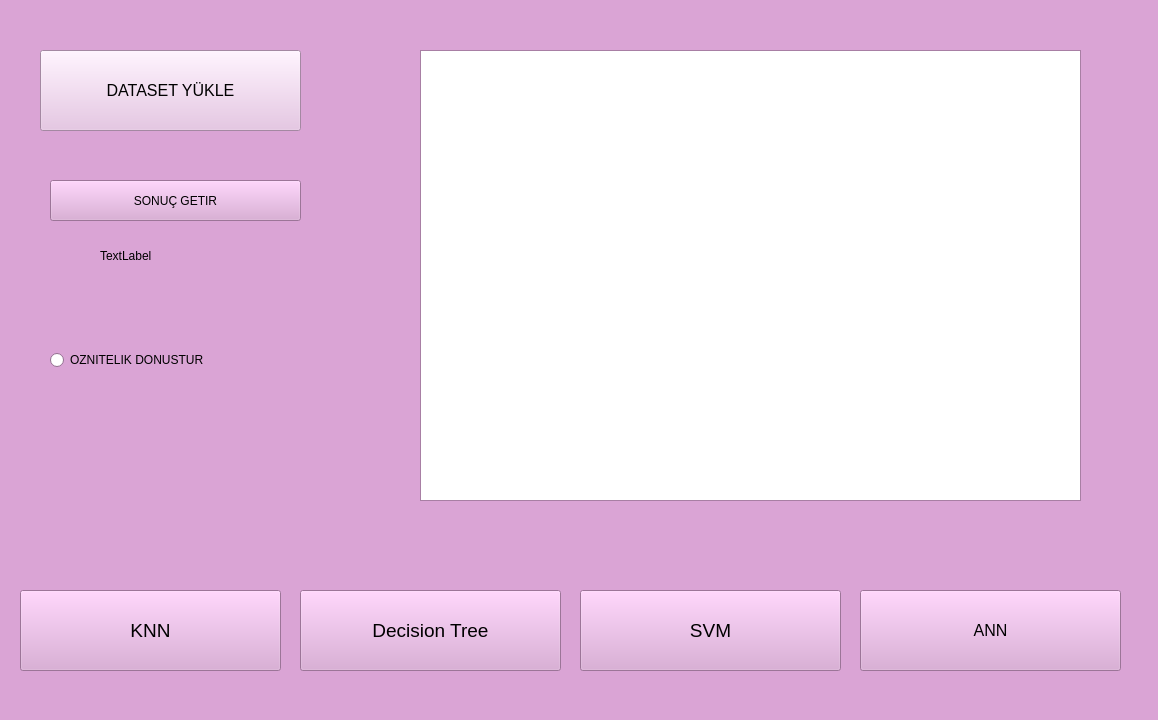
<?xml version="1.0" encoding="UTF-8"?>
<ui version="4.0">
 <class>Form</class>
 <widget class="QWidget" name="Form">
  <property name="geometry">
   <rect>
    <x>0</x>
    <y>0</y>
    <width>1158</width>
    <height>720</height>
   </rect>
  </property>
  <property name="palette">
   <palette>
    <active>
     <colorrole role="WindowText">
      <brush brushstyle="SolidPattern">
       <color alpha="255">
        <red>0</red>
        <green>0</green>
        <blue>0</blue>
       </color>
      </brush>
     </colorrole>
     <colorrole role="Button">
      <brush brushstyle="SolidPattern">
       <color alpha="255">
        <red>218</red>
        <green>164</green>
        <blue>213</blue>
       </color>
      </brush>
     </colorrole>
     <colorrole role="Light">
      <brush brushstyle="SolidPattern">
       <color alpha="255">
        <red>255</red>
        <green>255</green>
        <blue>255</blue>
       </color>
      </brush>
     </colorrole>
     <colorrole role="Midlight">
      <brush brushstyle="SolidPattern">
       <color alpha="255">
        <red>236</red>
        <green>209</green>
        <blue>234</blue>
       </color>
      </brush>
     </colorrole>
     <colorrole role="Dark">
      <brush brushstyle="SolidPattern">
       <color alpha="255">
        <red>109</red>
        <green>82</green>
        <blue>106</blue>
       </color>
      </brush>
     </colorrole>
     <colorrole role="Mid">
      <brush brushstyle="SolidPattern">
       <color alpha="255">
        <red>145</red>
        <green>109</green>
        <blue>142</blue>
       </color>
      </brush>
     </colorrole>
     <colorrole role="Text">
      <brush brushstyle="SolidPattern">
       <color alpha="255">
        <red>0</red>
        <green>0</green>
        <blue>0</blue>
       </color>
      </brush>
     </colorrole>
     <colorrole role="BrightText">
      <brush brushstyle="SolidPattern">
       <color alpha="255">
        <red>255</red>
        <green>255</green>
        <blue>255</blue>
       </color>
      </brush>
     </colorrole>
     <colorrole role="ButtonText">
      <brush brushstyle="SolidPattern">
       <color alpha="255">
        <red>0</red>
        <green>0</green>
        <blue>0</blue>
       </color>
      </brush>
     </colorrole>
     <colorrole role="Base">
      <brush brushstyle="SolidPattern">
       <color alpha="255">
        <red>255</red>
        <green>255</green>
        <blue>255</blue>
       </color>
      </brush>
     </colorrole>
     <colorrole role="Window">
      <brush brushstyle="SolidPattern">
       <color alpha="255">
        <red>218</red>
        <green>164</green>
        <blue>213</blue>
       </color>
      </brush>
     </colorrole>
     <colorrole role="Shadow">
      <brush brushstyle="SolidPattern">
       <color alpha="255">
        <red>0</red>
        <green>0</green>
        <blue>0</blue>
       </color>
      </brush>
     </colorrole>
     <colorrole role="AlternateBase">
      <brush brushstyle="SolidPattern">
       <color alpha="255">
        <red>236</red>
        <green>209</green>
        <blue>234</blue>
       </color>
      </brush>
     </colorrole>
     <colorrole role="ToolTipBase">
      <brush brushstyle="SolidPattern">
       <color alpha="255">
        <red>255</red>
        <green>255</green>
        <blue>220</blue>
       </color>
      </brush>
     </colorrole>
     <colorrole role="ToolTipText">
      <brush brushstyle="SolidPattern">
       <color alpha="255">
        <red>0</red>
        <green>0</green>
        <blue>0</blue>
       </color>
      </brush>
     </colorrole>
    </active>
    <inactive>
     <colorrole role="WindowText">
      <brush brushstyle="SolidPattern">
       <color alpha="255">
        <red>0</red>
        <green>0</green>
        <blue>0</blue>
       </color>
      </brush>
     </colorrole>
     <colorrole role="Button">
      <brush brushstyle="SolidPattern">
       <color alpha="255">
        <red>218</red>
        <green>164</green>
        <blue>213</blue>
       </color>
      </brush>
     </colorrole>
     <colorrole role="Light">
      <brush brushstyle="SolidPattern">
       <color alpha="255">
        <red>255</red>
        <green>255</green>
        <blue>255</blue>
       </color>
      </brush>
     </colorrole>
     <colorrole role="Midlight">
      <brush brushstyle="SolidPattern">
       <color alpha="255">
        <red>236</red>
        <green>209</green>
        <blue>234</blue>
       </color>
      </brush>
     </colorrole>
     <colorrole role="Dark">
      <brush brushstyle="SolidPattern">
       <color alpha="255">
        <red>109</red>
        <green>82</green>
        <blue>106</blue>
       </color>
      </brush>
     </colorrole>
     <colorrole role="Mid">
      <brush brushstyle="SolidPattern">
       <color alpha="255">
        <red>145</red>
        <green>109</green>
        <blue>142</blue>
       </color>
      </brush>
     </colorrole>
     <colorrole role="Text">
      <brush brushstyle="SolidPattern">
       <color alpha="255">
        <red>0</red>
        <green>0</green>
        <blue>0</blue>
       </color>
      </brush>
     </colorrole>
     <colorrole role="BrightText">
      <brush brushstyle="SolidPattern">
       <color alpha="255">
        <red>255</red>
        <green>255</green>
        <blue>255</blue>
       </color>
      </brush>
     </colorrole>
     <colorrole role="ButtonText">
      <brush brushstyle="SolidPattern">
       <color alpha="255">
        <red>0</red>
        <green>0</green>
        <blue>0</blue>
       </color>
      </brush>
     </colorrole>
     <colorrole role="Base">
      <brush brushstyle="SolidPattern">
       <color alpha="255">
        <red>255</red>
        <green>255</green>
        <blue>255</blue>
       </color>
      </brush>
     </colorrole>
     <colorrole role="Window">
      <brush brushstyle="SolidPattern">
       <color alpha="255">
        <red>218</red>
        <green>164</green>
        <blue>213</blue>
       </color>
      </brush>
     </colorrole>
     <colorrole role="Shadow">
      <brush brushstyle="SolidPattern">
       <color alpha="255">
        <red>0</red>
        <green>0</green>
        <blue>0</blue>
       </color>
      </brush>
     </colorrole>
     <colorrole role="AlternateBase">
      <brush brushstyle="SolidPattern">
       <color alpha="255">
        <red>236</red>
        <green>209</green>
        <blue>234</blue>
       </color>
      </brush>
     </colorrole>
     <colorrole role="ToolTipBase">
      <brush brushstyle="SolidPattern">
       <color alpha="255">
        <red>255</red>
        <green>255</green>
        <blue>220</blue>
       </color>
      </brush>
     </colorrole>
     <colorrole role="ToolTipText">
      <brush brushstyle="SolidPattern">
       <color alpha="255">
        <red>0</red>
        <green>0</green>
        <blue>0</blue>
       </color>
      </brush>
     </colorrole>
    </inactive>
    <disabled>
     <colorrole role="WindowText">
      <brush brushstyle="SolidPattern">
       <color alpha="255">
        <red>109</red>
        <green>82</green>
        <blue>106</blue>
       </color>
      </brush>
     </colorrole>
     <colorrole role="Button">
      <brush brushstyle="SolidPattern">
       <color alpha="255">
        <red>218</red>
        <green>164</green>
        <blue>213</blue>
       </color>
      </brush>
     </colorrole>
     <colorrole role="Light">
      <brush brushstyle="SolidPattern">
       <color alpha="255">
        <red>255</red>
        <green>255</green>
        <blue>255</blue>
       </color>
      </brush>
     </colorrole>
     <colorrole role="Midlight">
      <brush brushstyle="SolidPattern">
       <color alpha="255">
        <red>236</red>
        <green>209</green>
        <blue>234</blue>
       </color>
      </brush>
     </colorrole>
     <colorrole role="Dark">
      <brush brushstyle="SolidPattern">
       <color alpha="255">
        <red>109</red>
        <green>82</green>
        <blue>106</blue>
       </color>
      </brush>
     </colorrole>
     <colorrole role="Mid">
      <brush brushstyle="SolidPattern">
       <color alpha="255">
        <red>145</red>
        <green>109</green>
        <blue>142</blue>
       </color>
      </brush>
     </colorrole>
     <colorrole role="Text">
      <brush brushstyle="SolidPattern">
       <color alpha="255">
        <red>109</red>
        <green>82</green>
        <blue>106</blue>
       </color>
      </brush>
     </colorrole>
     <colorrole role="BrightText">
      <brush brushstyle="SolidPattern">
       <color alpha="255">
        <red>255</red>
        <green>255</green>
        <blue>255</blue>
       </color>
      </brush>
     </colorrole>
     <colorrole role="ButtonText">
      <brush brushstyle="SolidPattern">
       <color alpha="255">
        <red>109</red>
        <green>82</green>
        <blue>106</blue>
       </color>
      </brush>
     </colorrole>
     <colorrole role="Base">
      <brush brushstyle="SolidPattern">
       <color alpha="255">
        <red>218</red>
        <green>164</green>
        <blue>213</blue>
       </color>
      </brush>
     </colorrole>
     <colorrole role="Window">
      <brush brushstyle="SolidPattern">
       <color alpha="255">
        <red>218</red>
        <green>164</green>
        <blue>213</blue>
       </color>
      </brush>
     </colorrole>
     <colorrole role="Shadow">
      <brush brushstyle="SolidPattern">
       <color alpha="255">
        <red>0</red>
        <green>0</green>
        <blue>0</blue>
       </color>
      </brush>
     </colorrole>
     <colorrole role="AlternateBase">
      <brush brushstyle="SolidPattern">
       <color alpha="255">
        <red>218</red>
        <green>164</green>
        <blue>213</blue>
       </color>
      </brush>
     </colorrole>
     <colorrole role="ToolTipBase">
      <brush brushstyle="SolidPattern">
       <color alpha="255">
        <red>255</red>
        <green>255</green>
        <blue>220</blue>
       </color>
      </brush>
     </colorrole>
     <colorrole role="ToolTipText">
      <brush brushstyle="SolidPattern">
       <color alpha="255">
        <red>0</red>
        <green>0</green>
        <blue>0</blue>
       </color>
      </brush>
     </colorrole>
    </disabled>
   </palette>
  </property>
  <property name="windowTitle">
   <string>Form</string>
  </property>
  <widget class="QPushButton" name="BtnANN">
   <property name="geometry">
    <rect>
     <x>860</x>
     <y>590</y>
     <width>261</width>
     <height>81</height>
    </rect>
   </property>
   <property name="font">
    <font>
     <pointsize>12</pointsize>
    </font>
   </property>
   <property name="text">
    <string>ANN</string>
   </property>
  </widget>
  <widget class="QPushButton" name="BtnDT">
   <property name="geometry">
    <rect>
     <x>300</x>
     <y>590</y>
     <width>261</width>
     <height>81</height>
    </rect>
   </property>
   <property name="font">
    <font>
     <pointsize>14</pointsize>
    </font>
   </property>
   <property name="text">
    <string>Decision Tree</string>
   </property>
  </widget>
  <widget class="QPushButton" name="BtnKNN">
   <property name="geometry">
    <rect>
     <x>20</x>
     <y>590</y>
     <width>261</width>
     <height>81</height>
    </rect>
   </property>
   <property name="font">
    <font>
     <pointsize>14</pointsize>
    </font>
   </property>
   <property name="text">
    <string>KNN</string>
   </property>
  </widget>
  <widget class="QPushButton" name="BtnSVM">
   <property name="geometry">
    <rect>
     <x>580</x>
     <y>590</y>
     <width>261</width>
     <height>81</height>
    </rect>
   </property>
   <property name="font">
    <font>
     <pointsize>14</pointsize>
    </font>
   </property>
   <property name="text">
    <string>SVM</string>
   </property>
  </widget>
  <widget class="QPushButton" name="BtnDYukle">
   <property name="geometry">
    <rect>
     <x>40</x>
     <y>50</y>
     <width>261</width>
     <height>81</height>
    </rect>
   </property>
   <property name="palette">
    <palette>
     <active>
      <colorrole role="WindowText">
       <brush brushstyle="SolidPattern">
        <color alpha="255">
         <red>0</red>
         <green>0</green>
         <blue>0</blue>
        </color>
       </brush>
      </colorrole>
      <colorrole role="Button">
       <brush brushstyle="SolidPattern">
        <color alpha="255">
         <red>230</red>
         <green>191</green>
         <blue>227</blue>
        </color>
       </brush>
      </colorrole>
      <colorrole role="Light">
       <brush brushstyle="SolidPattern">
        <color alpha="255">
         <red>255</red>
         <green>255</green>
         <blue>255</blue>
        </color>
       </brush>
      </colorrole>
      <colorrole role="Midlight">
       <brush brushstyle="SolidPattern">
        <color alpha="255">
         <red>242</red>
         <green>223</green>
         <blue>241</blue>
        </color>
       </brush>
      </colorrole>
      <colorrole role="Dark">
       <brush brushstyle="SolidPattern">
        <color alpha="255">
         <red>115</red>
         <green>95</green>
         <blue>113</blue>
        </color>
       </brush>
      </colorrole>
      <colorrole role="Mid">
       <brush brushstyle="SolidPattern">
        <color alpha="255">
         <red>153</red>
         <green>127</green>
         <blue>151</blue>
        </color>
       </brush>
      </colorrole>
      <colorrole role="Text">
       <brush brushstyle="SolidPattern">
        <color alpha="255">
         <red>0</red>
         <green>0</green>
         <blue>0</blue>
        </color>
       </brush>
      </colorrole>
      <colorrole role="BrightText">
       <brush brushstyle="SolidPattern">
        <color alpha="255">
         <red>255</red>
         <green>255</green>
         <blue>255</blue>
        </color>
       </brush>
      </colorrole>
      <colorrole role="ButtonText">
       <brush brushstyle="SolidPattern">
        <color alpha="255">
         <red>0</red>
         <green>0</green>
         <blue>0</blue>
        </color>
       </brush>
      </colorrole>
      <colorrole role="Base">
       <brush brushstyle="SolidPattern">
        <color alpha="255">
         <red>255</red>
         <green>255</green>
         <blue>255</blue>
        </color>
       </brush>
      </colorrole>
      <colorrole role="Window">
       <brush brushstyle="SolidPattern">
        <color alpha="255">
         <red>230</red>
         <green>191</green>
         <blue>227</blue>
        </color>
       </brush>
      </colorrole>
      <colorrole role="Shadow">
       <brush brushstyle="SolidPattern">
        <color alpha="255">
         <red>0</red>
         <green>0</green>
         <blue>0</blue>
        </color>
       </brush>
      </colorrole>
      <colorrole role="AlternateBase">
       <brush brushstyle="SolidPattern">
        <color alpha="255">
         <red>242</red>
         <green>223</green>
         <blue>241</blue>
        </color>
       </brush>
      </colorrole>
      <colorrole role="ToolTipBase">
       <brush brushstyle="SolidPattern">
        <color alpha="255">
         <red>255</red>
         <green>255</green>
         <blue>220</blue>
        </color>
       </brush>
      </colorrole>
      <colorrole role="ToolTipText">
       <brush brushstyle="SolidPattern">
        <color alpha="255">
         <red>0</red>
         <green>0</green>
         <blue>0</blue>
        </color>
       </brush>
      </colorrole>
     </active>
     <inactive>
      <colorrole role="WindowText">
       <brush brushstyle="SolidPattern">
        <color alpha="255">
         <red>0</red>
         <green>0</green>
         <blue>0</blue>
        </color>
       </brush>
      </colorrole>
      <colorrole role="Button">
       <brush brushstyle="SolidPattern">
        <color alpha="255">
         <red>230</red>
         <green>191</green>
         <blue>227</blue>
        </color>
       </brush>
      </colorrole>
      <colorrole role="Light">
       <brush brushstyle="SolidPattern">
        <color alpha="255">
         <red>255</red>
         <green>255</green>
         <blue>255</blue>
        </color>
       </brush>
      </colorrole>
      <colorrole role="Midlight">
       <brush brushstyle="SolidPattern">
        <color alpha="255">
         <red>242</red>
         <green>223</green>
         <blue>241</blue>
        </color>
       </brush>
      </colorrole>
      <colorrole role="Dark">
       <brush brushstyle="SolidPattern">
        <color alpha="255">
         <red>115</red>
         <green>95</green>
         <blue>113</blue>
        </color>
       </brush>
      </colorrole>
      <colorrole role="Mid">
       <brush brushstyle="SolidPattern">
        <color alpha="255">
         <red>153</red>
         <green>127</green>
         <blue>151</blue>
        </color>
       </brush>
      </colorrole>
      <colorrole role="Text">
       <brush brushstyle="SolidPattern">
        <color alpha="255">
         <red>0</red>
         <green>0</green>
         <blue>0</blue>
        </color>
       </brush>
      </colorrole>
      <colorrole role="BrightText">
       <brush brushstyle="SolidPattern">
        <color alpha="255">
         <red>255</red>
         <green>255</green>
         <blue>255</blue>
        </color>
       </brush>
      </colorrole>
      <colorrole role="ButtonText">
       <brush brushstyle="SolidPattern">
        <color alpha="255">
         <red>0</red>
         <green>0</green>
         <blue>0</blue>
        </color>
       </brush>
      </colorrole>
      <colorrole role="Base">
       <brush brushstyle="SolidPattern">
        <color alpha="255">
         <red>255</red>
         <green>255</green>
         <blue>255</blue>
        </color>
       </brush>
      </colorrole>
      <colorrole role="Window">
       <brush brushstyle="SolidPattern">
        <color alpha="255">
         <red>230</red>
         <green>191</green>
         <blue>227</blue>
        </color>
       </brush>
      </colorrole>
      <colorrole role="Shadow">
       <brush brushstyle="SolidPattern">
        <color alpha="255">
         <red>0</red>
         <green>0</green>
         <blue>0</blue>
        </color>
       </brush>
      </colorrole>
      <colorrole role="AlternateBase">
       <brush brushstyle="SolidPattern">
        <color alpha="255">
         <red>242</red>
         <green>223</green>
         <blue>241</blue>
        </color>
       </brush>
      </colorrole>
      <colorrole role="ToolTipBase">
       <brush brushstyle="SolidPattern">
        <color alpha="255">
         <red>255</red>
         <green>255</green>
         <blue>220</blue>
        </color>
       </brush>
      </colorrole>
      <colorrole role="ToolTipText">
       <brush brushstyle="SolidPattern">
        <color alpha="255">
         <red>0</red>
         <green>0</green>
         <blue>0</blue>
        </color>
       </brush>
      </colorrole>
     </inactive>
     <disabled>
      <colorrole role="WindowText">
       <brush brushstyle="SolidPattern">
        <color alpha="255">
         <red>115</red>
         <green>95</green>
         <blue>113</blue>
        </color>
       </brush>
      </colorrole>
      <colorrole role="Button">
       <brush brushstyle="SolidPattern">
        <color alpha="255">
         <red>230</red>
         <green>191</green>
         <blue>227</blue>
        </color>
       </brush>
      </colorrole>
      <colorrole role="Light">
       <brush brushstyle="SolidPattern">
        <color alpha="255">
         <red>255</red>
         <green>255</green>
         <blue>255</blue>
        </color>
       </brush>
      </colorrole>
      <colorrole role="Midlight">
       <brush brushstyle="SolidPattern">
        <color alpha="255">
         <red>242</red>
         <green>223</green>
         <blue>241</blue>
        </color>
       </brush>
      </colorrole>
      <colorrole role="Dark">
       <brush brushstyle="SolidPattern">
        <color alpha="255">
         <red>115</red>
         <green>95</green>
         <blue>113</blue>
        </color>
       </brush>
      </colorrole>
      <colorrole role="Mid">
       <brush brushstyle="SolidPattern">
        <color alpha="255">
         <red>153</red>
         <green>127</green>
         <blue>151</blue>
        </color>
       </brush>
      </colorrole>
      <colorrole role="Text">
       <brush brushstyle="SolidPattern">
        <color alpha="255">
         <red>115</red>
         <green>95</green>
         <blue>113</blue>
        </color>
       </brush>
      </colorrole>
      <colorrole role="BrightText">
       <brush brushstyle="SolidPattern">
        <color alpha="255">
         <red>255</red>
         <green>255</green>
         <blue>255</blue>
        </color>
       </brush>
      </colorrole>
      <colorrole role="ButtonText">
       <brush brushstyle="SolidPattern">
        <color alpha="255">
         <red>115</red>
         <green>95</green>
         <blue>113</blue>
        </color>
       </brush>
      </colorrole>
      <colorrole role="Base">
       <brush brushstyle="SolidPattern">
        <color alpha="255">
         <red>230</red>
         <green>191</green>
         <blue>227</blue>
        </color>
       </brush>
      </colorrole>
      <colorrole role="Window">
       <brush brushstyle="SolidPattern">
        <color alpha="255">
         <red>230</red>
         <green>191</green>
         <blue>227</blue>
        </color>
       </brush>
      </colorrole>
      <colorrole role="Shadow">
       <brush brushstyle="SolidPattern">
        <color alpha="255">
         <red>0</red>
         <green>0</green>
         <blue>0</blue>
        </color>
       </brush>
      </colorrole>
      <colorrole role="AlternateBase">
       <brush brushstyle="SolidPattern">
        <color alpha="255">
         <red>230</red>
         <green>191</green>
         <blue>227</blue>
        </color>
       </brush>
      </colorrole>
      <colorrole role="ToolTipBase">
       <brush brushstyle="SolidPattern">
        <color alpha="255">
         <red>255</red>
         <green>255</green>
         <blue>220</blue>
        </color>
       </brush>
      </colorrole>
      <colorrole role="ToolTipText">
       <brush brushstyle="SolidPattern">
        <color alpha="255">
         <red>0</red>
         <green>0</green>
         <blue>0</blue>
        </color>
       </brush>
      </colorrole>
     </disabled>
    </palette>
   </property>
   <property name="font">
    <font>
     <pointsize>12</pointsize>
    </font>
   </property>
   <property name="text">
    <string>DATASET YÜKLE</string>
   </property>
  </widget>
  <widget class="QTableWidget" name="tableWidget">
   <property name="geometry">
    <rect>
     <x>420</x>
     <y>50</y>
     <width>661</width>
     <height>451</height>
    </rect>
   </property>
  </widget>
  <widget class="QPushButton" name="BtnReal">
   <property name="geometry">
    <rect>
     <x>50</x>
     <y>180</y>
     <width>251</width>
     <height>41</height>
    </rect>
   </property>
   <property name="text">
    <string>SONUÇ GETIR</string>
   </property>
  </widget>
  <widget class="QLabel" name="label">
   <property name="geometry">
    <rect>
     <x>100</x>
     <y>240</y>
     <width>121</width>
     <height>31</height>
    </rect>
   </property>
   <property name="text">
    <string>TextLabel</string>
   </property>
  </widget>
  <widget class="QRadioButton" name="oznitelikd">
   <property name="geometry">
    <rect>
     <x>50</x>
     <y>350</y>
     <width>161</width>
     <height>20</height>
    </rect>
   </property>
   <property name="text">
    <string>OZNITELIK DONUSTUR</string>
   </property>
  </widget>
 </widget>
 <resources/>
 <connections/>
</ui>
